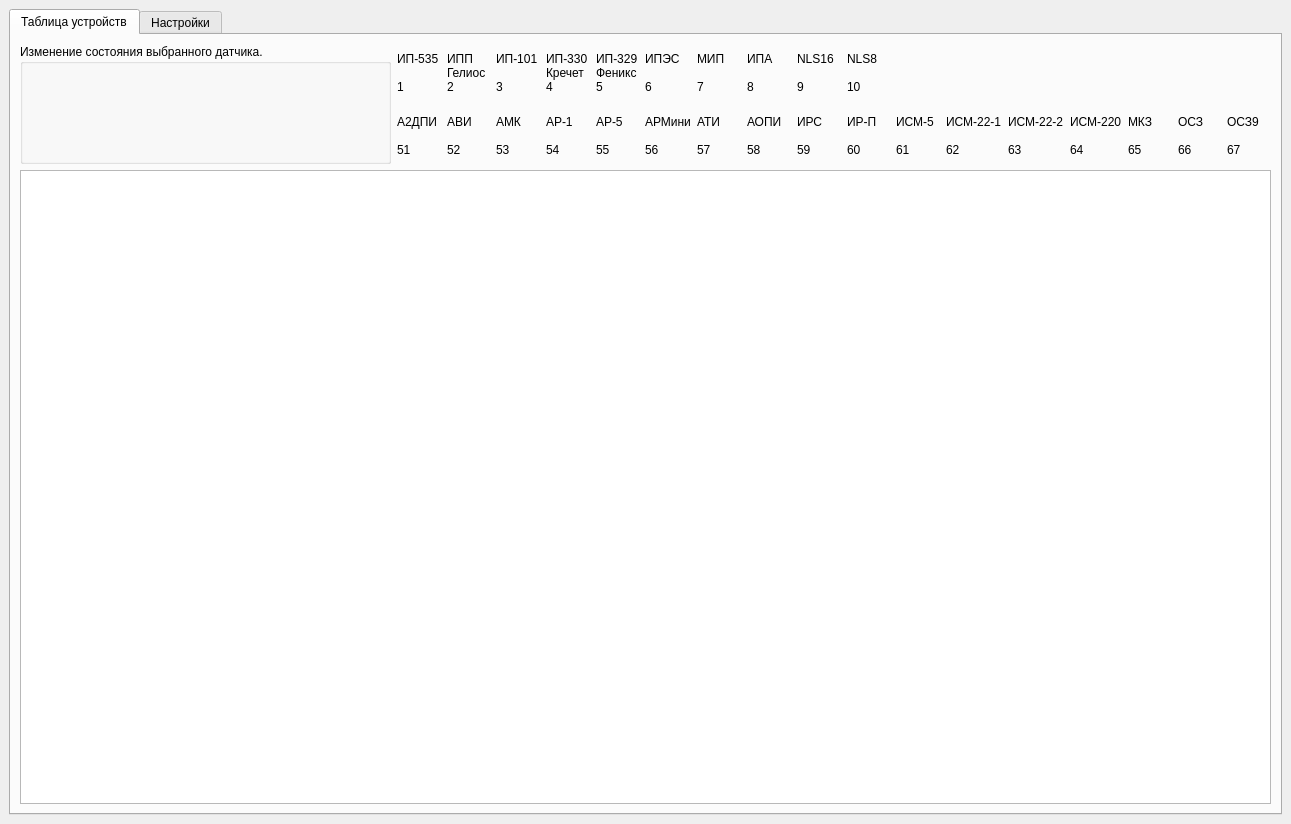
<?xml version="1.0" encoding="UTF-8"?>
<ui version="4.0">
 <class>MainWindow</class>
 <widget class="QMainWindow" name="MainWindow">
  <property name="geometry">
   <rect>
    <x>0</x>
    <y>0</y>
    <width>1291</width>
    <height>824</height>
   </rect>
  </property>
  <property name="windowTitle">
   <string>MainWindow</string>
  </property>
  <property name="styleSheet">
   <string notr="true"/>
  </property>
  <widget class="QWidget" name="centralwidget">
   <layout class="QVBoxLayout" name="verticalLayout_2">
    <item>
     <widget class="QTabWidget" name="tabWidget">
      <property name="enabled">
       <bool>true</bool>
      </property>
      <property name="sizePolicy">
       <sizepolicy hsizetype="Expanding" vsizetype="Expanding">
        <horstretch>0</horstretch>
        <verstretch>0</verstretch>
       </sizepolicy>
      </property>
      <property name="minimumSize">
       <size>
        <width>1271</width>
        <height>800</height>
       </size>
      </property>
      <property name="styleSheet">
       <string notr="true"/>
      </property>
      <property name="tabShape">
       <enum>QTabWidget::Rounded</enum>
      </property>
      <property name="currentIndex">
       <number>0</number>
      </property>
      <widget class="QWidget" name="main_tab">
       <property name="sizePolicy">
        <sizepolicy hsizetype="Expanding" vsizetype="Expanding">
         <horstretch>0</horstretch>
         <verstretch>0</verstretch>
        </sizepolicy>
       </property>
       <attribute name="title">
        <string>Таблица устройств</string>
       </attribute>
       <layout class="QVBoxLayout" name="verticalLayout">
        <item>
         <layout class="QHBoxLayout" name="horizontalLayout_2">
          <item>
           <widget class="QGroupBox" name="states_groupBox">
            <property name="sizePolicy">
             <sizepolicy hsizetype="Fixed" vsizetype="Fixed">
              <horstretch>0</horstretch>
              <verstretch>0</verstretch>
             </sizepolicy>
            </property>
            <property name="minimumSize">
             <size>
              <width>371</width>
              <height>120</height>
             </size>
            </property>
            <property name="whatsThis">
             <string>&lt;html&gt;&lt;head/&gt;&lt;body&gt;&lt;p&gt;Для изменения состояния датчика нужно выбрать датчик в таблице и нажать на соответствующую кнопку состояния.&lt;/p&gt;&lt;/body&gt;&lt;/html&gt;</string>
            </property>
            <property name="styleSheet">
             <string notr="true"/>
            </property>
            <property name="title">
             <string>Изменение состояния выбранного датчика.</string>
            </property>
           </widget>
          </item>
          <item>
           <layout class="QGridLayout" name="gridLayout">
            <item row="1" column="1">
             <widget class="QLabel" name="sensor52_lbl">
              <property name="styleSheet">
               <string notr="true"/>
              </property>
              <property name="text">
               <string>АВИ

52</string>
              </property>
              <property name="margin">
               <number>5</number>
              </property>
              <property name="indent">
               <number>0</number>
              </property>
             </widget>
            </item>
            <item row="0" column="3">
             <widget class="QLabel" name="sensor4_lbl">
              <property name="styleSheet">
               <string notr="true"/>
              </property>
              <property name="text">
               <string>ИП-330
Кречет
4</string>
              </property>
              <property name="margin">
               <number>5</number>
              </property>
              <property name="indent">
               <number>0</number>
              </property>
             </widget>
            </item>
            <item row="0" column="2">
             <widget class="QLabel" name="sensor3_lbl">
              <property name="styleSheet">
               <string notr="true"/>
              </property>
              <property name="text">
               <string>ИП-101

3</string>
              </property>
              <property name="margin">
               <number>5</number>
              </property>
              <property name="indent">
               <number>0</number>
              </property>
             </widget>
            </item>
            <item row="1" column="4">
             <widget class="QLabel" name="sensor55_lbl">
              <property name="styleSheet">
               <string notr="true"/>
              </property>
              <property name="text">
               <string>АР-5

55</string>
              </property>
              <property name="margin">
               <number>5</number>
              </property>
              <property name="indent">
               <number>0</number>
              </property>
             </widget>
            </item>
            <item row="1" column="14">
             <widget class="QLabel" name="sensor65_lbl">
              <property name="styleSheet">
               <string notr="true"/>
              </property>
              <property name="text">
               <string>МКЗ

65</string>
              </property>
              <property name="margin">
               <number>5</number>
              </property>
              <property name="indent">
               <number>0</number>
              </property>
             </widget>
            </item>
            <item row="1" column="2">
             <widget class="QLabel" name="sensor53_lbl">
              <property name="styleSheet">
               <string notr="true"/>
              </property>
              <property name="frameShape">
               <enum>QFrame::NoFrame</enum>
              </property>
              <property name="text">
               <string>АМК

53</string>
              </property>
              <property name="margin">
               <number>5</number>
              </property>
              <property name="indent">
               <number>0</number>
              </property>
             </widget>
            </item>
            <item row="0" column="4">
             <widget class="QLabel" name="sensor5_lbl">
              <property name="styleSheet">
               <string notr="true"/>
              </property>
              <property name="text">
               <string>ИП-329
Феникс
5</string>
              </property>
              <property name="margin">
               <number>5</number>
              </property>
              <property name="indent">
               <number>0</number>
              </property>
             </widget>
            </item>
            <item row="1" column="3">
             <widget class="QLabel" name="sensor54_lbl">
              <property name="styleSheet">
               <string notr="true"/>
              </property>
              <property name="text">
               <string>АР-1

54</string>
              </property>
              <property name="margin">
               <number>5</number>
              </property>
              <property name="indent">
               <number>0</number>
              </property>
             </widget>
            </item>
            <item row="0" column="6">
             <widget class="QLabel" name="sensor7_lbl">
              <property name="styleSheet">
               <string notr="true"/>
              </property>
              <property name="text">
               <string>МИП

7</string>
              </property>
              <property name="margin">
               <number>5</number>
              </property>
              <property name="indent">
               <number>0</number>
              </property>
             </widget>
            </item>
            <item row="1" column="12">
             <widget class="QLabel" name="sensor63_lbl">
              <property name="styleSheet">
               <string notr="true"/>
              </property>
              <property name="text">
               <string>ИСМ-22-2

63</string>
              </property>
              <property name="margin">
               <number>5</number>
              </property>
              <property name="indent">
               <number>0</number>
              </property>
             </widget>
            </item>
            <item row="1" column="5">
             <widget class="QLabel" name="sensor56_lbl">
              <property name="styleSheet">
               <string notr="true"/>
              </property>
              <property name="text">
               <string>АРМини

56</string>
              </property>
              <property name="margin">
               <number>5</number>
              </property>
              <property name="indent">
               <number>0</number>
              </property>
             </widget>
            </item>
            <item row="1" column="10">
             <widget class="QLabel" name="sensor61_lbl">
              <property name="styleSheet">
               <string notr="true"/>
              </property>
              <property name="text">
               <string>ИСМ-5

61</string>
              </property>
              <property name="margin">
               <number>5</number>
              </property>
              <property name="indent">
               <number>0</number>
              </property>
             </widget>
            </item>
            <item row="1" column="7">
             <widget class="QLabel" name="sensor58_lbl">
              <property name="styleSheet">
               <string notr="true"/>
              </property>
              <property name="text">
               <string>АОПИ

58</string>
              </property>
              <property name="margin">
               <number>5</number>
              </property>
              <property name="indent">
               <number>0</number>
              </property>
             </widget>
            </item>
            <item row="1" column="11">
             <widget class="QLabel" name="sensor62_lbl">
              <property name="styleSheet">
               <string notr="true"/>
              </property>
              <property name="text">
               <string>ИСМ-22-1

62</string>
              </property>
              <property name="margin">
               <number>5</number>
              </property>
              <property name="indent">
               <number>0</number>
              </property>
             </widget>
            </item>
            <item row="0" column="1">
             <widget class="QLabel" name="sensor2_lbl">
              <property name="styleSheet">
               <string notr="true"/>
              </property>
              <property name="text">
               <string>ИПП
Гелиос
2</string>
              </property>
              <property name="margin">
               <number>5</number>
              </property>
              <property name="indent">
               <number>0</number>
              </property>
             </widget>
            </item>
            <item row="1" column="8">
             <widget class="QLabel" name="sensor59_lbl">
              <property name="styleSheet">
               <string notr="true"/>
              </property>
              <property name="text">
               <string>ИРС

59</string>
              </property>
              <property name="margin">
               <number>5</number>
              </property>
              <property name="indent">
               <number>0</number>
              </property>
             </widget>
            </item>
            <item row="0" column="0">
             <widget class="QLabel" name="sensor1_lbl">
              <property name="styleSheet">
               <string notr="true"/>
              </property>
              <property name="text">
               <string>ИП-535

1</string>
              </property>
              <property name="margin">
               <number>5</number>
              </property>
              <property name="indent">
               <number>0</number>
              </property>
             </widget>
            </item>
            <item row="0" column="8">
             <widget class="QLabel" name="sensor9_lbl">
              <property name="styleSheet">
               <string notr="true"/>
              </property>
              <property name="text">
               <string>NLS16

9</string>
              </property>
              <property name="margin">
               <number>5</number>
              </property>
              <property name="indent">
               <number>0</number>
              </property>
             </widget>
            </item>
            <item row="1" column="16">
             <widget class="QLabel" name="sensor67_lbl">
              <property name="styleSheet">
               <string notr="true"/>
              </property>
              <property name="text">
               <string>ОСЗ9

67</string>
              </property>
              <property name="margin">
               <number>5</number>
              </property>
              <property name="indent">
               <number>0</number>
              </property>
             </widget>
            </item>
            <item row="0" column="7">
             <widget class="QLabel" name="sensor8_lbl">
              <property name="styleSheet">
               <string notr="true"/>
              </property>
              <property name="text">
               <string>ИПА

8</string>
              </property>
              <property name="margin">
               <number>5</number>
              </property>
              <property name="indent">
               <number>0</number>
              </property>
             </widget>
            </item>
            <item row="1" column="13">
             <widget class="QLabel" name="sensor64_lbl">
              <property name="styleSheet">
               <string notr="true"/>
              </property>
              <property name="text">
               <string>ИСМ-220

64</string>
              </property>
              <property name="margin">
               <number>5</number>
              </property>
              <property name="indent">
               <number>0</number>
              </property>
             </widget>
            </item>
            <item row="0" column="5">
             <widget class="QLabel" name="sensor6_lbl">
              <property name="styleSheet">
               <string notr="true"/>
              </property>
              <property name="text">
               <string>ИПЭС

6</string>
              </property>
              <property name="margin">
               <number>5</number>
              </property>
              <property name="indent">
               <number>0</number>
              </property>
             </widget>
            </item>
            <item row="1" column="9">
             <widget class="QLabel" name="sensor60_lbl">
              <property name="styleSheet">
               <string notr="true"/>
              </property>
              <property name="text">
               <string>ИР-П

60</string>
              </property>
              <property name="margin">
               <number>5</number>
              </property>
              <property name="indent">
               <number>0</number>
              </property>
             </widget>
            </item>
            <item row="1" column="15">
             <widget class="QLabel" name="sensor66_lbl">
              <property name="styleSheet">
               <string notr="true"/>
              </property>
              <property name="text">
               <string>ОСЗ

66</string>
              </property>
              <property name="margin">
               <number>5</number>
              </property>
              <property name="indent">
               <number>0</number>
              </property>
             </widget>
            </item>
            <item row="1" column="0">
             <widget class="QLabel" name="sensor51_lbl">
              <property name="styleSheet">
               <string notr="true"/>
              </property>
              <property name="text">
               <string>А2ДПИ

51</string>
              </property>
              <property name="margin">
               <number>5</number>
              </property>
              <property name="indent">
               <number>0</number>
              </property>
             </widget>
            </item>
            <item row="1" column="6">
             <widget class="QLabel" name="sensor57_lbl">
              <property name="styleSheet">
               <string notr="true"/>
              </property>
              <property name="text">
               <string>АТИ

57</string>
              </property>
              <property name="margin">
               <number>5</number>
              </property>
              <property name="indent">
               <number>0</number>
              </property>
             </widget>
            </item>
            <item row="0" column="9">
             <widget class="QLabel" name="sensor10_lbl">
              <property name="text">
               <string>NLS8

10</string>
              </property>
             </widget>
            </item>
           </layout>
          </item>
         </layout>
        </item>
        <item>
         <widget class="QTableWidget" name="output_table">
          <property name="styleSheet">
           <string notr="true"/>
          </property>
         </widget>
        </item>
       </layout>
      </widget>
      <widget class="QWidget" name="settings_tab">
       <attribute name="title">
        <string>Настройки</string>
       </attribute>
       <widget class="QGroupBox" name="port_and_ne_dev_groupBox">
        <property name="geometry">
         <rect>
          <x>20</x>
          <y>370</y>
          <width>301</width>
          <height>401</height>
         </rect>
        </property>
        <property name="sizePolicy">
         <sizepolicy hsizetype="Fixed" vsizetype="Fixed">
          <horstretch>0</horstretch>
          <verstretch>0</verstretch>
         </sizepolicy>
        </property>
        <property name="styleSheet">
         <string notr="true"/>
        </property>
        <property name="title">
         <string>Port -&gt; Net Device</string>
        </property>
        <widget class="QTableWidget" name="port_and_net_dev_tableWidget">
         <property name="geometry">
          <rect>
           <x>20</x>
           <y>70</y>
           <width>261</width>
           <height>321</height>
          </rect>
         </property>
         <property name="styleSheet">
          <string notr="true">QHeaderView::section:horizontal {
    color: #fff;
    background-color: rgb(0, 85, 127);
 }
QTableWidget {
	background-color: rgb(0, 0, 127);
	color: rgb(85, 255, 0);
	font: 63 8pt &quot;Yu Gothic UI Semibold&quot;;
}
</string>
         </property>
        </widget>
        <widget class="QPushButton" name="send_table_btn">
         <property name="geometry">
          <rect>
           <x>20</x>
           <y>30</y>
           <width>151</width>
           <height>23</height>
          </rect>
         </property>
         <property name="styleSheet">
          <string notr="true"/>
         </property>
         <property name="text">
          <string>Запустить эмулятор</string>
         </property>
        </widget>
        <widget class="QPushButton" name="delete_line_btn">
         <property name="geometry">
          <rect>
           <x>184</x>
           <y>30</y>
           <width>101</width>
           <height>23</height>
          </rect>
         </property>
         <property name="styleSheet">
          <string notr="true"/>
         </property>
         <property name="text">
          <string>Удалить запись</string>
         </property>
        </widget>
       </widget>
       <widget class="QGroupBox" name="ports_groupBox">
        <property name="geometry">
         <rect>
          <x>340</x>
          <y>370</y>
          <width>311</width>
          <height>401</height>
         </rect>
        </property>
        <property name="sizePolicy">
         <sizepolicy hsizetype="Fixed" vsizetype="Fixed">
          <horstretch>0</horstretch>
          <verstretch>0</verstretch>
         </sizepolicy>
        </property>
        <property name="styleSheet">
         <string notr="true"/>
        </property>
        <property name="title">
         <string>Порты</string>
        </property>
        <widget class="QListWidget" name="ports_listWidget">
         <property name="geometry">
          <rect>
           <x>10</x>
           <y>60</y>
           <width>281</width>
           <height>331</height>
          </rect>
         </property>
         <property name="styleSheet">
          <string notr="true"/>
         </property>
        </widget>
        <widget class="QPushButton" name="get_ports_btn">
         <property name="geometry">
          <rect>
           <x>10</x>
           <y>20</y>
           <width>211</width>
           <height>23</height>
          </rect>
         </property>
         <property name="styleSheet">
          <string notr="true"/>
         </property>
         <property name="text">
          <string>Получить список портов</string>
         </property>
        </widget>
       </widget>
       <widget class="QGroupBox" name="net_dev_groupBox">
        <property name="geometry">
         <rect>
          <x>670</x>
          <y>370</y>
          <width>251</width>
          <height>401</height>
         </rect>
        </property>
        <property name="sizePolicy">
         <sizepolicy hsizetype="Fixed" vsizetype="Fixed">
          <horstretch>0</horstretch>
          <verstretch>0</verstretch>
         </sizepolicy>
        </property>
        <property name="styleSheet">
         <string notr="true"/>
        </property>
        <property name="title">
         <string>Сетевое устройство</string>
        </property>
        <widget class="QListWidget" name="net_dev_listWidget">
         <property name="geometry">
          <rect>
           <x>10</x>
           <y>60</y>
           <width>231</width>
           <height>331</height>
          </rect>
         </property>
         <property name="styleSheet">
          <string notr="true"/>
         </property>
        </widget>
        <widget class="QPushButton" name="get_net_dev_btn">
         <property name="geometry">
          <rect>
           <x>10</x>
           <y>20</y>
           <width>221</width>
           <height>23</height>
          </rect>
         </property>
         <property name="styleSheet">
          <string notr="true"/>
         </property>
         <property name="text">
          <string>Получить список сетевых устройств</string>
         </property>
        </widget>
       </widget>
       <widget class="QGroupBox" name="groupBox_2">
        <property name="geometry">
         <rect>
          <x>20</x>
          <y>10</y>
          <width>261</width>
          <height>311</height>
         </rect>
        </property>
        <property name="sizePolicy">
         <sizepolicy hsizetype="Fixed" vsizetype="Fixed">
          <horstretch>0</horstretch>
          <verstretch>0</verstretch>
         </sizepolicy>
        </property>
        <property name="minimumSize">
         <size>
          <width>261</width>
          <height>311</height>
         </size>
        </property>
        <property name="styleSheet">
         <string notr="true"/>
        </property>
        <property name="title">
         <string>Параметры подключения к базе данных</string>
        </property>
        <widget class="QLabel" name="port_db_lbl">
         <property name="geometry">
          <rect>
           <x>10</x>
           <y>60</y>
           <width>47</width>
           <height>16</height>
          </rect>
         </property>
         <property name="styleSheet">
          <string notr="true"/>
         </property>
         <property name="text">
          <string>Port</string>
         </property>
        </widget>
        <widget class="QLabel" name="host_db_lbl">
         <property name="geometry">
          <rect>
           <x>10</x>
           <y>30</y>
           <width>47</width>
           <height>14</height>
          </rect>
         </property>
         <property name="styleSheet">
          <string notr="true"/>
         </property>
         <property name="text">
          <string>Host</string>
         </property>
        </widget>
        <widget class="QLabel" name="user_db_lbl">
         <property name="geometry">
          <rect>
           <x>10</x>
           <y>90</y>
           <width>51</width>
           <height>16</height>
          </rect>
         </property>
         <property name="styleSheet">
          <string notr="true"/>
         </property>
         <property name="text">
          <string>User</string>
         </property>
        </widget>
        <widget class="QLabel" name="pass_db_lbl">
         <property name="geometry">
          <rect>
           <x>10</x>
           <y>120</y>
           <width>61</width>
           <height>16</height>
          </rect>
         </property>
         <property name="styleSheet">
          <string notr="true"/>
         </property>
         <property name="text">
          <string>Password</string>
         </property>
        </widget>
        <widget class="QLabel" name="name_db_lbl">
         <property name="geometry">
          <rect>
           <x>10</x>
           <y>150</y>
           <width>61</width>
           <height>16</height>
          </rect>
         </property>
         <property name="styleSheet">
          <string notr="true"/>
         </property>
         <property name="text">
          <string>Name DB</string>
         </property>
        </widget>
        <widget class="QLineEdit" name="host_db_lineEdit">
         <property name="geometry">
          <rect>
           <x>110</x>
           <y>30</y>
           <width>141</width>
           <height>20</height>
          </rect>
         </property>
         <property name="toolTip">
          <string>&lt;html&gt;&lt;head/&gt;&lt;body&gt;&lt;p&gt;Адрес (IP4) подключения к БД&lt;/p&gt;&lt;/body&gt;&lt;/html&gt;</string>
         </property>
         <property name="styleSheet">
          <string notr="true"/>
         </property>
         <property name="inputMask">
          <string>000\.000\.000\.000</string>
         </property>
         <property name="text">
          <string>...</string>
         </property>
        </widget>
        <widget class="QLineEdit" name="port_db_lineEdit">
         <property name="geometry">
          <rect>
           <x>110</x>
           <y>60</y>
           <width>141</width>
           <height>20</height>
          </rect>
         </property>
         <property name="toolTip">
          <string>&lt;html&gt;&lt;head/&gt;&lt;body&gt;&lt;p&gt;Номер порта должен быть в диапазоне &lt;span style=&quot; font-family:'JetBrains Mono','monospace'; font-size:10pt; font-weight:600; font-style:italic; color:#ff0000;&quot;&gt;1024-49151&lt;/span&gt;&lt;/p&gt;&lt;/body&gt;&lt;/html&gt;</string>
         </property>
         <property name="styleSheet">
          <string notr="true"/>
         </property>
         <property name="inputMask">
          <string>00009</string>
         </property>
         <property name="text">
          <string/>
         </property>
        </widget>
        <widget class="QLineEdit" name="user_db_lineEdit">
         <property name="geometry">
          <rect>
           <x>110</x>
           <y>90</y>
           <width>141</width>
           <height>20</height>
          </rect>
         </property>
         <property name="toolTip">
          <string>&lt;html&gt;&lt;head/&gt;&lt;body&gt;&lt;p&gt;Логин базы данных&lt;/p&gt;&lt;/body&gt;&lt;/html&gt;</string>
         </property>
         <property name="styleSheet">
          <string notr="true"/>
         </property>
         <property name="text">
          <string/>
         </property>
        </widget>
        <widget class="QLineEdit" name="pass_db_lineEdit">
         <property name="geometry">
          <rect>
           <x>110</x>
           <y>120</y>
           <width>141</width>
           <height>20</height>
          </rect>
         </property>
         <property name="toolTip">
          <string>&lt;html&gt;&lt;head/&gt;&lt;body&gt;&lt;p&gt;Пароль базы данных&lt;/p&gt;&lt;/body&gt;&lt;/html&gt;</string>
         </property>
         <property name="styleSheet">
          <string notr="true"/>
         </property>
         <property name="text">
          <string/>
         </property>
        </widget>
        <widget class="QLineEdit" name="name_db_lineEdit">
         <property name="geometry">
          <rect>
           <x>110</x>
           <y>150</y>
           <width>141</width>
           <height>20</height>
          </rect>
         </property>
         <property name="toolTip">
          <string>&lt;html&gt;&lt;head/&gt;&lt;body&gt;&lt;p&gt;Имя базы данных&lt;/p&gt;&lt;/body&gt;&lt;/html&gt;</string>
         </property>
         <property name="styleSheet">
          <string notr="true"/>
         </property>
         <property name="text">
          <string/>
         </property>
        </widget>
        <widget class="QPushButton" name="save_db_btn">
         <property name="geometry">
          <rect>
           <x>10</x>
           <y>260</y>
           <width>75</width>
           <height>23</height>
          </rect>
         </property>
         <property name="toolTip">
          <string>&lt;html&gt;&lt;head/&gt;&lt;body&gt;&lt;p&gt;Сохранение настроек для дальнейшей работы &lt;/p&gt;&lt;/body&gt;&lt;/html&gt;</string>
         </property>
         <property name="styleSheet">
          <string notr="true"/>
         </property>
         <property name="text">
          <string>Save</string>
         </property>
        </widget>
        <widget class="QPushButton" name="check_db_btn">
         <property name="geometry">
          <rect>
           <x>10</x>
           <y>200</y>
           <width>241</width>
           <height>31</height>
          </rect>
         </property>
         <property name="toolTip">
          <string>&lt;html&gt;&lt;head/&gt;&lt;body&gt;&lt;p&gt;Проверка подключения к базе данных&lt;/p&gt;&lt;/body&gt;&lt;/html&gt;</string>
         </property>
         <property name="styleSheet">
          <string notr="true"/>
         </property>
         <property name="text">
          <string>Проверить настройки подключения</string>
         </property>
        </widget>
       </widget>
       <widget class="QPushButton" name="join_btn">
        <property name="geometry">
         <rect>
          <x>580</x>
          <y>320</y>
          <width>151</width>
          <height>23</height>
         </rect>
        </property>
        <property name="styleSheet">
         <string notr="true"/>
        </property>
        <property name="text">
         <string>Объединить</string>
        </property>
       </widget>
       <widget class="QLineEdit" name="sn_emulator_lineEdit">
        <property name="geometry">
         <rect>
          <x>760</x>
          <y>320</y>
          <width>113</width>
          <height>20</height>
         </rect>
        </property>
       </widget>
       <widget class="QLabel" name="label">
        <property name="geometry">
         <rect>
          <x>760</x>
          <y>290</y>
          <width>111</width>
          <height>21</height>
         </rect>
        </property>
        <property name="text">
         <string>SN эмулятора</string>
        </property>
       </widget>
      </widget>
     </widget>
    </item>
   </layout>
  </widget>
 </widget>
 <resources/>
 <connections/>
</ui>
